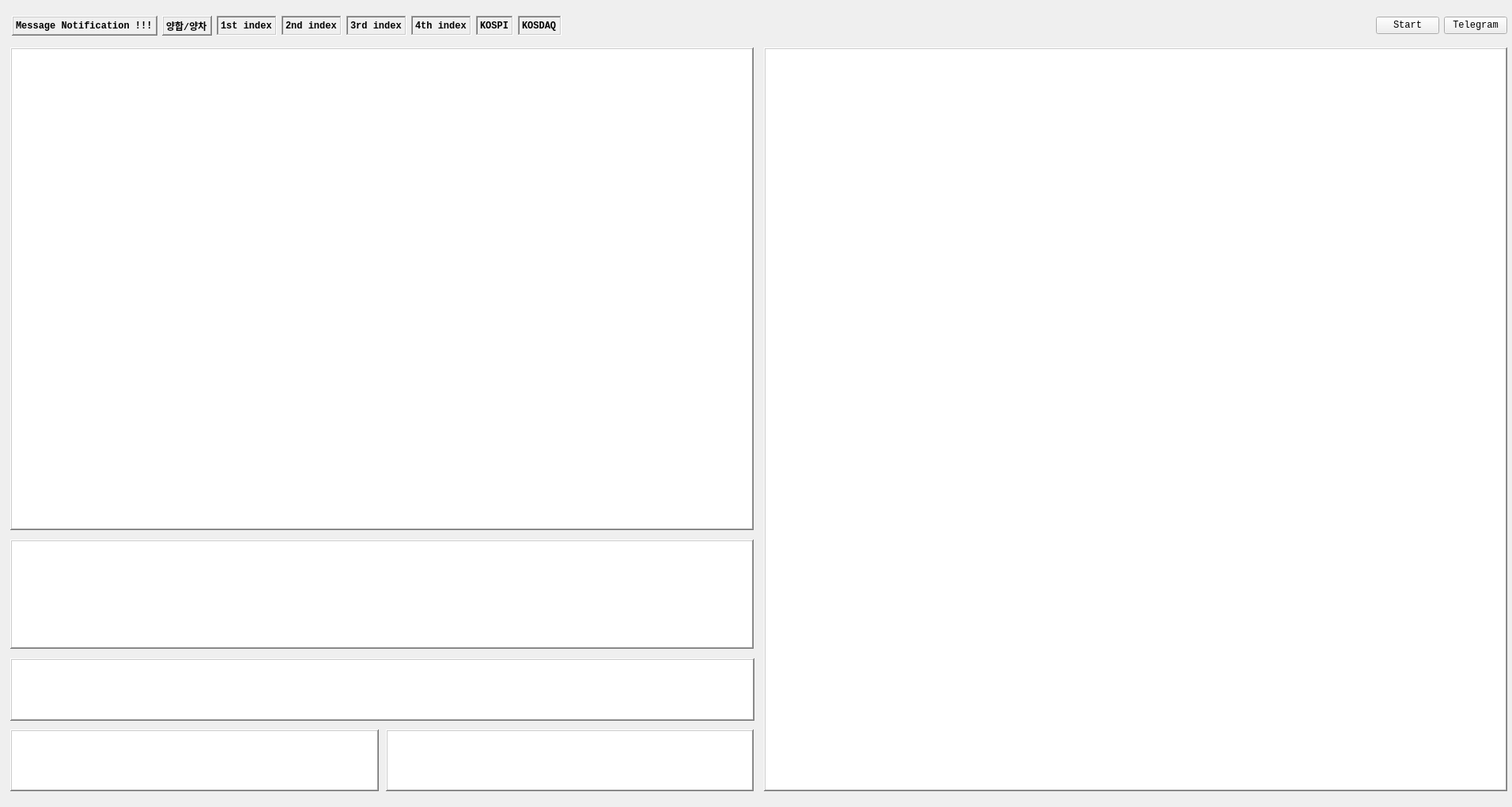
<?xml version="1.0" encoding="UTF-8"?>
<ui version="4.0">
 <class>Dialog</class>
 <widget class="QDialog" name="Dialog">
  <property name="geometry">
   <rect>
    <x>0</x>
    <y>0</y>
    <width>1912</width>
    <height>1020</height>
   </rect>
  </property>
  <property name="font">
   <font>
    <family>Consolas</family>
    <pointsize>9</pointsize>
    <weight>75</weight>
    <bold>true</bold>
   </font>
  </property>
  <property name="windowTitle">
   <string>선물옵션 전광판</string>
  </property>
  <property name="windowIcon">
   <iconset>
    <normaloff>Resources/skybot_nm.png</normaloff>Resources/skybot_nm.png</iconset>
  </property>
  <widget class="QTableWidget" name="tableWidget_put">
   <property name="geometry">
    <rect>
     <x>966</x>
     <y>60</y>
     <width>940</width>
     <height>940</height>
    </rect>
   </property>
   <property name="font">
    <font>
     <family>Consolas</family>
     <weight>50</weight>
     <bold>false</bold>
    </font>
   </property>
   <property name="focusPolicy">
    <enum>Qt::NoFocus</enum>
   </property>
   <property name="frameShape">
    <enum>QFrame::WinPanel</enum>
   </property>
   <property name="frameShadow">
    <enum>QFrame::Raised</enum>
   </property>
   <property name="lineWidth">
    <number>1</number>
   </property>
   <property name="sizeAdjustPolicy">
    <enum>QAbstractScrollArea::AdjustToContents</enum>
   </property>
  </widget>
  <widget class="QTableWidget" name="tableWidget_call">
   <property name="geometry">
    <rect>
     <x>13</x>
     <y>60</y>
     <width>940</width>
     <height>610</height>
    </rect>
   </property>
   <property name="font">
    <font>
     <family>Consolas</family>
     <weight>50</weight>
     <bold>false</bold>
    </font>
   </property>
   <property name="focusPolicy">
    <enum>Qt::NoFocus</enum>
   </property>
   <property name="frameShape">
    <enum>QFrame::WinPanel</enum>
   </property>
   <property name="frameShadow">
    <enum>QFrame::Raised</enum>
   </property>
   <property name="lineWidth">
    <number>1</number>
   </property>
   <property name="sizeAdjustPolicy">
    <enum>QAbstractScrollArea::AdjustToContents</enum>
   </property>
  </widget>
  <widget class="QTableWidget" name="tableWidget_fut">
   <property name="geometry">
    <rect>
     <x>13</x>
     <y>682</y>
     <width>940</width>
     <height>138</height>
    </rect>
   </property>
   <property name="font">
    <font>
     <family>Consolas</family>
     <weight>50</weight>
     <bold>false</bold>
    </font>
   </property>
   <property name="focusPolicy">
    <enum>Qt::NoFocus</enum>
   </property>
   <property name="frameShape">
    <enum>QFrame::WinPanel</enum>
   </property>
   <property name="frameShadow">
    <enum>QFrame::Raised</enum>
   </property>
  </widget>
  <widget class="QTableWidget" name="tableWidget_supply">
   <property name="geometry">
    <rect>
     <x>488</x>
     <y>922</y>
     <width>465</width>
     <height>78</height>
    </rect>
   </property>
   <property name="font">
    <font>
     <family>Consolas</family>
    </font>
   </property>
   <property name="focusPolicy">
    <enum>Qt::NoFocus</enum>
   </property>
   <property name="frameShape">
    <enum>QFrame::WinPanel</enum>
   </property>
   <property name="frameShadow">
    <enum>QFrame::Raised</enum>
   </property>
   <property name="sizeAdjustPolicy">
    <enum>QAbstractScrollArea::AdjustToContents</enum>
   </property>
  </widget>
  <widget class="QTableWidget" name="tableWidget_quote">
   <property name="geometry">
    <rect>
     <x>13</x>
     <y>832</y>
     <width>941</width>
     <height>79</height>
    </rect>
   </property>
   <property name="font">
    <font>
     <family>Consolas</family>
     <weight>50</weight>
     <bold>false</bold>
    </font>
   </property>
   <property name="focusPolicy">
    <enum>Qt::NoFocus</enum>
   </property>
   <property name="frameShape">
    <enum>QFrame::WinPanel</enum>
   </property>
   <property name="frameShadow">
    <enum>QFrame::Raised</enum>
   </property>
   <property name="sizeAdjustPolicy">
    <enum>QAbstractScrollArea::AdjustToContents</enum>
   </property>
  </widget>
  <widget class="QTextBrowser" name="textBrowser">
   <property name="geometry">
    <rect>
     <x>13</x>
     <y>922</y>
     <width>466</width>
     <height>78</height>
    </rect>
   </property>
   <property name="font">
    <font>
     <family>Consolas</family>
     <weight>75</weight>
     <bold>true</bold>
    </font>
   </property>
   <property name="focusPolicy">
    <enum>Qt::StrongFocus</enum>
   </property>
   <property name="frameShape">
    <enum>QFrame::WinPanel</enum>
   </property>
   <property name="frameShadow">
    <enum>QFrame::Raised</enum>
   </property>
   <property name="sizeAdjustPolicy">
    <enum>QAbstractScrollArea::AdjustToContents</enum>
   </property>
  </widget>
  <widget class="QWidget" name="layoutWidget">
   <property name="geometry">
    <rect>
     <x>15</x>
     <y>20</y>
     <width>1891</width>
     <height>25</height>
    </rect>
   </property>
   <layout class="QHBoxLayout" name="horizontalLayout">
    <item>
     <widget class="QLabel" name="label_main_time">
      <property name="font">
       <font>
        <weight>75</weight>
        <italic>false</italic>
        <bold>true</bold>
       </font>
      </property>
      <property name="frameShape">
       <enum>QFrame::WinPanel</enum>
      </property>
      <property name="frameShadow">
       <enum>QFrame::Raised</enum>
      </property>
      <property name="text">
       <string>Message Notification !!!</string>
      </property>
     </widget>
    </item>
    <item>
     <widget class="QLabel" name="label_atm">
      <property name="font">
       <font>
        <weight>75</weight>
        <italic>false</italic>
        <bold>true</bold>
       </font>
      </property>
      <property name="frameShape">
       <enum>QFrame::WinPanel</enum>
      </property>
      <property name="frameShadow">
       <enum>QFrame::Raised</enum>
      </property>
      <property name="text">
       <string>양합/양차</string>
      </property>
     </widget>
    </item>
    <item>
     <widget class="QLabel" name="label_1st_index">
      <property name="font">
       <font>
        <family>Consolas</family>
        <weight>75</weight>
        <italic>false</italic>
        <bold>true</bold>
       </font>
      </property>
      <property name="frameShape">
       <enum>QFrame::WinPanel</enum>
      </property>
      <property name="frameShadow">
       <enum>QFrame::Sunken</enum>
      </property>
      <property name="text">
       <string>1st index</string>
      </property>
     </widget>
    </item>
    <item>
     <widget class="QLabel" name="label_2nd_index">
      <property name="font">
       <font>
        <family>Consolas</family>
        <weight>75</weight>
        <italic>false</italic>
        <bold>true</bold>
       </font>
      </property>
      <property name="frameShape">
       <enum>QFrame::WinPanel</enum>
      </property>
      <property name="frameShadow">
       <enum>QFrame::Sunken</enum>
      </property>
      <property name="text">
       <string>2nd index</string>
      </property>
     </widget>
    </item>
    <item>
     <widget class="QLabel" name="label_3rd_index">
      <property name="font">
       <font>
        <family>Consolas</family>
        <weight>75</weight>
        <italic>false</italic>
        <bold>true</bold>
       </font>
      </property>
      <property name="frameShape">
       <enum>QFrame::WinPanel</enum>
      </property>
      <property name="frameShadow">
       <enum>QFrame::Sunken</enum>
      </property>
      <property name="text">
       <string>3rd index</string>
      </property>
      <property name="margin">
       <number>0</number>
      </property>
     </widget>
    </item>
    <item>
     <widget class="QLabel" name="label_4th_index">
      <property name="font">
       <font>
        <family>Consolas</family>
        <weight>75</weight>
        <italic>false</italic>
        <bold>true</bold>
       </font>
      </property>
      <property name="frameShape">
       <enum>QFrame::WinPanel</enum>
      </property>
      <property name="frameShadow">
       <enum>QFrame::Sunken</enum>
      </property>
      <property name="text">
       <string>4th index</string>
      </property>
     </widget>
    </item>
    <item>
     <widget class="QLabel" name="label_kospi">
      <property name="font">
       <font>
        <family>Consolas</family>
        <weight>75</weight>
        <italic>false</italic>
        <bold>true</bold>
       </font>
      </property>
      <property name="frameShape">
       <enum>QFrame::WinPanel</enum>
      </property>
      <property name="frameShadow">
       <enum>QFrame::Sunken</enum>
      </property>
      <property name="text">
       <string>KOSPI</string>
      </property>
     </widget>
    </item>
    <item>
     <widget class="QLabel" name="label_kosdaq">
      <property name="font">
       <font>
        <family>Consolas</family>
        <weight>75</weight>
        <italic>false</italic>
        <bold>true</bold>
       </font>
      </property>
      <property name="frameShape">
       <enum>QFrame::WinPanel</enum>
      </property>
      <property name="frameShadow">
       <enum>QFrame::Sunken</enum>
      </property>
      <property name="text">
       <string>KOSDAQ</string>
      </property>
     </widget>
    </item>
    <item>
     <spacer name="horizontalSpacer">
      <property name="orientation">
       <enum>Qt::Horizontal</enum>
      </property>
      <property name="sizeHint" stdset="0">
       <size>
        <width>40</width>
        <height>20</height>
       </size>
      </property>
     </spacer>
    </item>
    <item>
     <widget class="QPushButton" name="pushButton_start">
      <property name="maximumSize">
       <size>
        <width>100</width>
        <height>16777215</height>
       </size>
      </property>
      <property name="font">
       <font>
        <family>Consolas</family>
        <weight>50</weight>
        <bold>false</bold>
       </font>
      </property>
      <property name="text">
       <string>Start</string>
      </property>
      <property name="checkable">
       <bool>false</bool>
      </property>
      <property name="autoDefault">
       <bool>false</bool>
      </property>
     </widget>
    </item>
    <item>
     <widget class="QPushButton" name="pushButton_telegram">
      <property name="maximumSize">
       <size>
        <width>100</width>
        <height>16777215</height>
       </size>
      </property>
      <property name="font">
       <font>
        <family>Consolas</family>
        <weight>50</weight>
        <bold>false</bold>
       </font>
      </property>
      <property name="focusPolicy">
       <enum>Qt::NoFocus</enum>
      </property>
      <property name="text">
       <string>Telegram</string>
      </property>
      <property name="checkable">
       <bool>true</bool>
      </property>
      <property name="autoDefault">
       <bool>false</bool>
      </property>
     </widget>
    </item>
   </layout>
  </widget>
 </widget>
 <resources/>
 <connections/>
 <slots>
  <slot>AddCode()</slot>
  <slot>RemoveCode()</slot>
 </slots>
</ui>
